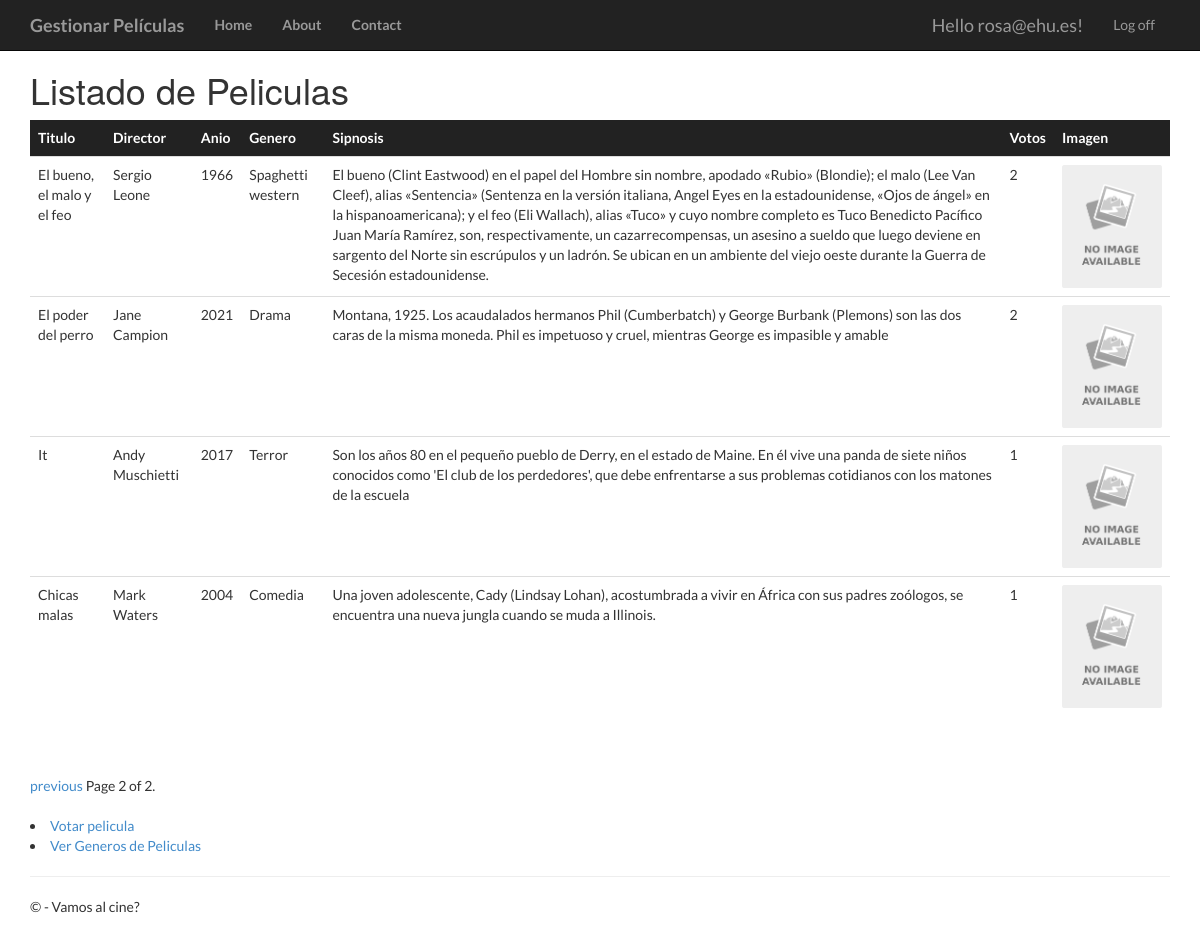
/peliculas/?page=3 (signed in), run on an earlier commit of the app's database.
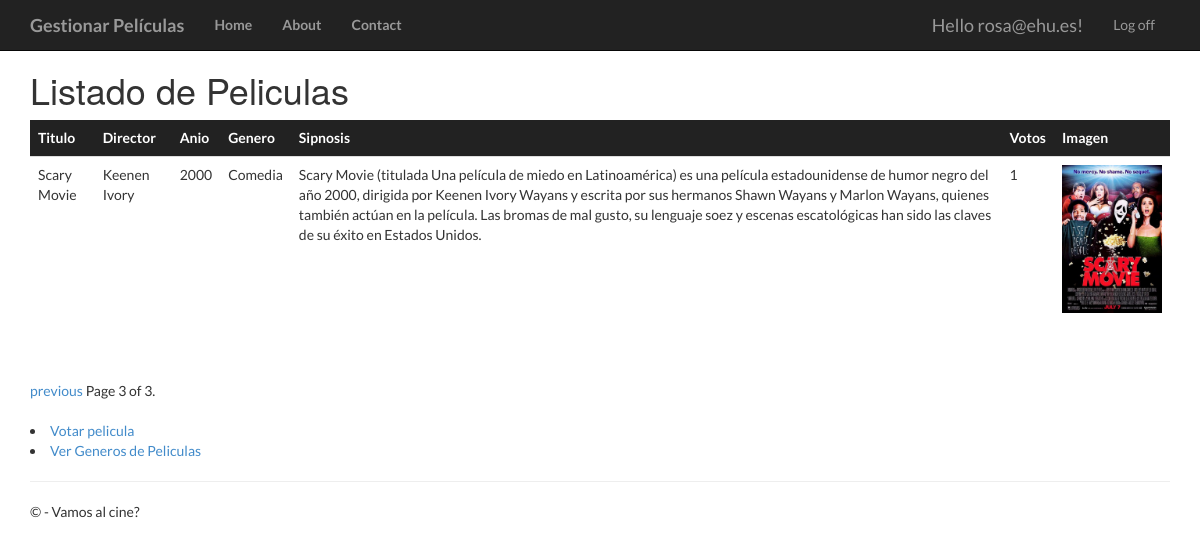
And on a later commit of the database.
### app/models.py (models this page shows, shortened)
class Pelicula(models.Model):
	titulo = models.CharField(max_length=100)
	direccion = models.CharField(max_length=60)
	anio = models.IntegerField(validators=[MaxValueValidator(99999999999)])
	genero = models.CharField(max_length=60)
	sinopsis = models.CharField(max_length=700)
	votos = models.IntegerField(validators=[MaxValueValidator(99999999999)])
	imagen = models.ImageField(null=True, blank=True, upload_to="images/")

### app/views.py (the view)
# urls.py: path('peliculas/', views.peliculas, name='peliculas'),
def peliculas(request):
	if not request.user.is_authenticated:
		return HttpResponseRedirect('/login')
	else:
		film_lista = Pelicula.objects.all().order_by('-votos')
		paginator = Paginator(film_lista, 4) #Se indica que se mostraran 4 peliculas por pagina
		page = request.GET.get('page')
		try:
			pelis = paginator.page(page)
		except PageNotAnInteger:
			pelis = paginator.page(1)
		except EmptyPage:
			pelis = paginator.page(paginator.num_pages)
		return render(request, 'app/peliculas.html', {'pelis': pelis})

### app/templates/app/peliculas.html (shortened to what this page needs)
{% extends "app/layout.html"%}
{% block content %}
<h1>Listado de Peliculas</h1>
<table class="table table-hover">
	<thead class="thead-dark">
	<tr>
		<td>Titulo</td>
		<td>Director</td>
		<td>Anio</td>
		<td>Genero</td>
		<td>Sipnosis</td>
		<td>Votos</td>
		<td>Imagen</td>
	</tr>
	</thead>
	<tbody>
	{% for filma in pelis %}
	<tr>
		<td>{{ filma.titulo }}</td>
		<td>{{ filma.direccion }}</td>
		<td>{{ filma.anio }}</td>
		<td>{{ filma.genero }}</td>
		<td>{{ filma.sinopsis }}</td>
		<td>{{ filma.votos }}</td>
		{% if filma.imagen %}
		<td><img src="{{ filma.imagen.url }}" width="100"/></td>
		{% else %}
		<td><img src="/media/images/no-image.png" width="100"/></td>
		{% endif %}
	</tr>
	{% endfor %}
	</tbody>
</table>
<br />
{% if pelis.has_other_pages %}
<div class="pagination">
	<span class="step-links">
		{% if pelis.has_previous %}
		<a href="?page={{ pelis.previous_page_number }}">previous</a>
		{% endif %}
		<span class="current">
			Page {{ pelis.number }} of {{ pelis.paginator.num_pages }}.
		</span>
	</span>
</div>
<br />
{% endif %}
<li><a href="{% url 'voto' %}">Votar pelicula</a></li>
<li><a href="{% url 'generos' %}">Ver Generos de Peliculas</a></li>
{% endblock %}

What changed in the data, as far as the page shows it:
no longer on this page (row unchanged): Pelicula: titulo "El bueno, el malo y el feo", direccion "Sergio Leone", anio "1966", genero "Spaghetti western", sinopsis "El bueno (Clint Eastwood) en el papel del Hombre sin nombre, apodado «Rubio» (Blondie); el malo (Lee Van Cleef), alias «Sentencia» (Sentenza en la versión italiana, Angel Eyes en la estadounidense, «Ojos de ángel» en la hispanoamericana); y el feo (Eli Wallach), alias «Tuco» y cuyo nombre completo es Tuco Benedicto Pacífico Juan María Ramírez, son, respectivamente, un cazarrecompensas, un asesino a sueldo que luego deviene en sargento del Norte sin escrúpulos y un ladrón. Se ubican en un ambiente del viejo oeste durante la Guerra de Secesión estadounidense.", votos "2"
no longer on this page (row unchanged): Pelicula: titulo "El poder del perro", direccion "Jane Campion", anio "2021", genero "Drama", sinopsis "Montana, 1925. Los acaudalados hermanos Phil (Cumberbatch) y George Burbank (Plemons) son las dos caras de la misma moneda. Phil es impetuoso y cruel, mientras George es impasible y amable", votos "2"
no longer on this page (row unchanged): Pelicula: titulo "It", direccion "Andy Muschietti", anio "2017", genero "Terror", sinopsis "Son los años 80 en el pequeño pueblo de Derry, en el estado de Maine. En él vive una panda de siete niños conocidos como 'El club de los perdedores', que debe enfrentarse a sus problemas cotidianos con los matones de la escuela", votos "1"
no longer on this page (row unchanged): Pelicula: titulo "Chicas malas", direccion "Mark Waters", anio "2004", genero "Comedia", sinopsis "Una joven adolescente, Cady (Lindsay Lohan), acostumbrada a vivir en África con sus padres zoólogos, se encuentra una nueva jungla cuando se muda a Illinois.", votos "1"
added Pelicula: titulo "Scary Movie", direccion "Keenen Ivory", anio "2000", genero "Comedia", sinopsis "Scary Movie (titulada Una película de miedo en Latinoamérica) es una película estadounidense de humor negro del año 2000, dirigida por Keenen Ivory Wayans y escrita por sus hermanos Shawn Wayans y Marlon Wayans, quienes también actúan en la película. Las bromas de mal gusto, su lenguaje soez y escenas escatológicas han sido las claves de su éxito en Estados Unidos.", votos "1", imagen (picture)
Also different on the page:
{{ pelis.number }}: "2" → "3"
{{ pelis.paginator.num_pages }}: "2" → "3"
